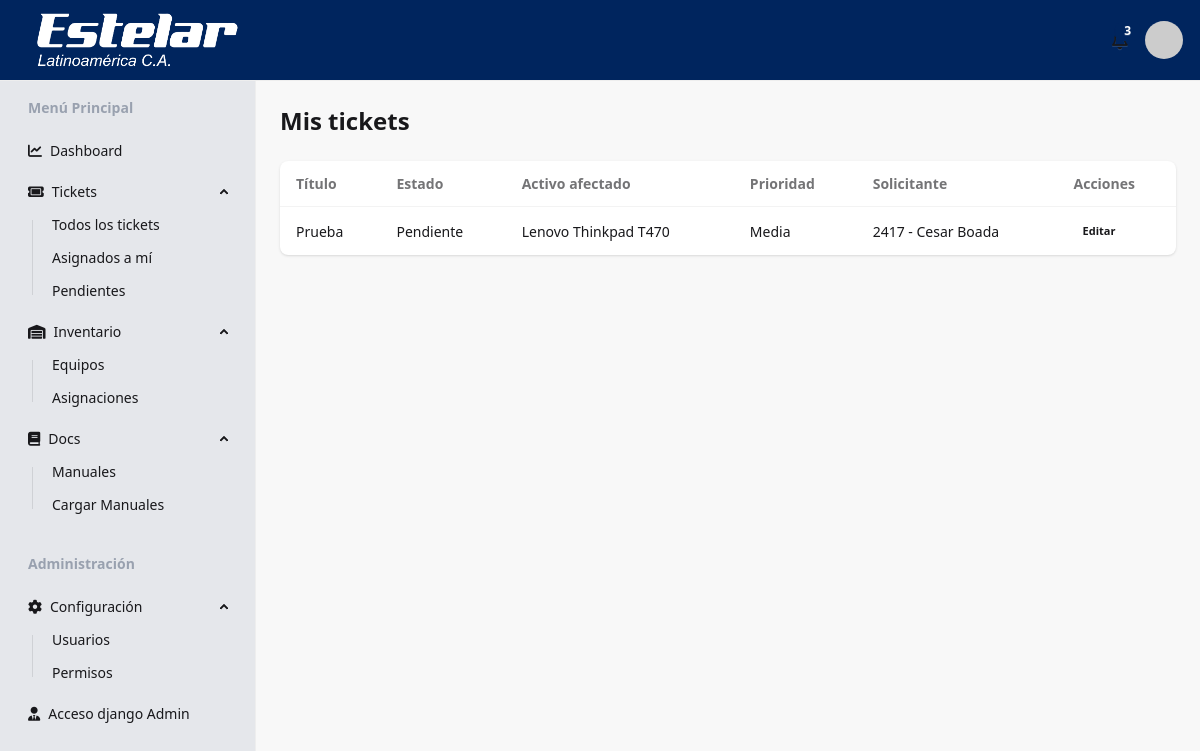
The app's page /tickets/my_tickets/ (signed in) with its own data.
### tickets/models.py (models this page shows, shortened)
class tickets(models.Model):
    codigo_ticket = models.CharField(max_length=30, unique=True)
    titulo = models.CharField(max_length=150)
    descripcion = models.TextField()
    prioridad = models.ForeignKey(
        matriz_prioridad,
        on_delete=models.PROTECT,
        to_field='prioridad',
        db_column='prioridad',
        related_name='tickets',
        default='N/A',
    )
    ESTADO_TYPES = [
        ('Pendiente', 'Pendiente'),
        ('En Progreso', 'En Progreso'),
        ('Resuelto', 'Resuelto'),
        ('Cerrado', 'Cerrado'),
    ]
    estado = models.CharField(max_length=30, default='Pendiente', choices=ESTADO_TYPES)
    solicitante = models.ForeignKey(
        'users.usuario',
        on_delete=models.PROTECT,
        to_field='ID_empleado',
        db_column='solicitante',
        related_name='tickets_solicitados',
    )
    usuario = models.ForeignKey(
        'users.usuario',
        on_delete=models.PROTECT,
        to_field='ID_empleado',
        db_column='usuario',
        related_name='tickets_asignados',
        null=True,
        blank=True,
    )
    activo_afectado = models.ForeignKey(
        'inventory.activos',
        on_delete=models.CASCADE,
        to_field='codigo',
        db_column='activo_afectado',
        related_name='tickets_afectados',
        limit_choices_to={'estado': 'activo'},
)
    fecha_creacion = models.DateTimeField(auto_now_add=True)
    fecha_resolucion = models.DateTimeField(null=True, blank=True)

class matriz_prioridad(models.Model):
    prioridad = models.CharField(max_length=20, unique=True)
    tiempo_respuesta_minutos = models.IntegerField()
    tiempo_resolucion_minutos = models.IntegerField()
    def __str__(self):
        return f"{self.prioridad}"

### inventory/models.py (models this page shows)
class activos(models.Model):
    codigo = models.CharField(max_length=50, primary_key=True)
    categoria = models.ForeignKey(
        activos_categoria,
        on_delete=models.PROTECT,
        to_field='nombre',
        db_column='categoria',
        related_name='activos',
    )
    marca = models.CharField(max_length=50)
    modelo = models.CharField(max_length=50)
    serial = models.CharField(max_length=50, unique=True)
    sede = models.ForeignKey(
        'users.sede',
        on_delete=models.PROTECT,
        to_field='codigo',
        related_name='activos',
    )
    usuario_asignado = models.ForeignKey(
        'users.usuario',
        on_delete=models.SET_NULL,
        null=True,
        blank=True,
        related_name='activos_asignados',
        to_field='ID_empleado',
        db_column='usuario_asignado'
    )
    departamento = models.ForeignKey(
        'users.departamento',
        on_delete=models.PROTECT,
        to_field='nombre',
        db_column='departamento',
        related_name='activos'
    )
    estado = models.CharField(max_length=50) #'Activo', 'Inactivo', 'Dado de baja'
    verbose_name_plural = "activos"
    def __str__(self):
        return f"{self.marca} {self.modelo}"

### users/models.py (models this page shows)
class usuario(AbstractUser):
    validador_empleado = RegexValidator(
        regex=r'^\d{4}',
        message="el numero de empleado debe tener 4 digitos"
    )
    ID_empleado = models.CharField(
        max_length=4,
        unique=True,
        validators=[validador_empleado],
        help_text="ID de empleado de 4 digitos",
        default="0000"
    )
    USERNAME_FIELD = 'ID_empleado'
    departamento = models.ForeignKey(
        'departamento',
        on_delete=models.SET_NULL,
        null=True,
        related_name='usuarios'
        )
    sede = models.ForeignKey(
        'sede',
        on_delete=models.SET_NULL,
        null=True,
        related_name='usuarios'
        )
    REQUIRED_FIELDS = ['username', 'email']
    def __str__(self):
        return f"{self.ID_empleado} - {self.get_full_name()}"

### tickets/views.py (the view)
# urls.py: path('my_tickets/', views.tickets_view_self, name='tickets_view_self'),
@login_required
def tickets_view_self(request):
    current_user = _get_current_usuario(request)
    tickets_asignados = tickets.objects.none()
    if current_user:
        tickets_asignados = tickets.objects.select_related('activo_afectado', 'prioridad', 'solicitante', 'usuario').filter(
            usuario=current_user, estado__iexact='pendiente'
        ).order_by('-fecha_creacion')
    return render(request, 'tickets_view_self.html', {'tickets': tickets_asignados})

### tickets/views.py (called while the page is built)
def _get_current_usuario(request):
    id_empleado = request.session.get('ID_empleado')
    if id_empleado:
        return usuario.objects.filter(ID_empleado=id_empleado, is_active=True).first()
    if request.user.is_authenticated:
        return request.user
    return None

### tickets/templates/tickets_view_self.html (shortened to what this page needs)
{% extends 'base.html' %}
{% block content %}
<div class="space-y-6">
    <div>
        <h1 class="text-2xl font-bold">Mis tickets</h1>
    </div>
    <div class="overflow-x-auto bg-base-100 rounded-lg shadow">
        <table class="table w-full">
            <thead>
                <tr>
                    <th>Título</th>
                    <th>Estado</th>
                    <th>Activo afectado</th>
                    <th>Prioridad</th>
                    <th>Solicitante</th>
                    <th>Acciones</th>
                </tr>
            </thead>
            <tbody>
                {% for ticket in tickets %}
                    <tr>
                        <td>{{ ticket.titulo }}</td>
                        <td>{{ ticket.estado }}</td>
                        <td>{{ ticket.activo_afectado }}</td>
                        <td>{{ ticket.prioridad }}</td>
                        <td>{{ ticket.solicitante }}</td>
                        <td>
                            {% if perms.tickets.change_tickets %}
                            <a href="{% url 'tickets_edit' ticket.id %}" class="btn btn-ghost btn-xs">Editar</a>
                            {% else %}
                            <span class="text-gray-400 text-xs">Sin acciones</span>
                            {% endif %}
                        </td>
                    </tr>
                {% empty %}
                    <tr>
                        <td colspan="6" class="text-center text-gray-500 py-6">No tienes tickets asignados.</td>
                    </tr>
                {% endfor %}
            </tbody>
        </table>
    </div>
</div>
{% endblock %}

### records on screen
tickets: titulo "Prueba", estado "Pendiente", activo_afectado "Lenovo Thinkpad T470", prioridad "Media", solicitante "2417 - Cesar Boada"
